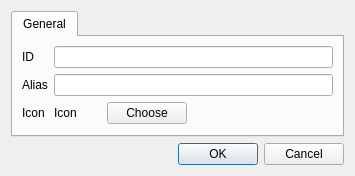
<?xml version="1.0" encoding="UTF-8"?>
<ui version="4.0">
 <class>Dialog</class>
 <widget class="QDialog" name="Dialog">
  <property name="geometry">
   <rect>
    <x>0</x>
    <y>0</y>
    <width>355</width>
    <height>164</height>
   </rect>
  </property>
  <property name="windowTitle">
   <string>Dialog</string>
  </property>
  <layout class="QVBoxLayout" name="verticalLayout">
   <item>
    <widget class="QTabWidget" name="tabWidget">
     <property name="currentIndex">
      <number>0</number>
     </property>
     <widget class="QWidget" name="tabGeneral">
      <attribute name="title">
       <string>General</string>
      </attribute>
      <layout class="QFormLayout" name="formLayout">
       <property name="fieldGrowthPolicy">
        <enum>QFormLayout::ExpandingFieldsGrow</enum>
       </property>
       <item row="0" column="0">
        <widget class="QLabel" name="idLabel">
         <property name="text">
          <string>ID</string>
         </property>
        </widget>
       </item>
       <item row="0" column="1">
        <widget class="QLineEdit" name="txtId"/>
       </item>
       <item row="1" column="0">
        <widget class="QLabel" name="aliasLabel">
         <property name="text">
          <string>Alias</string>
         </property>
        </widget>
       </item>
       <item row="1" column="1">
        <widget class="QLineEdit" name="txtAlias"/>
       </item>
       <item row="2" column="0">
        <widget class="QLabel" name="iconLabel">
         <property name="text">
          <string>Icon</string>
         </property>
        </widget>
       </item>
       <item row="2" column="1">
        <layout class="QHBoxLayout" name="horizontalLayout">
         <property name="spacing">
          <number>30</number>
         </property>
         <property name="sizeConstraint">
          <enum>QLayout::SetDefaultConstraint</enum>
         </property>
         <property name="rightMargin">
          <number>0</number>
         </property>
         <item>
          <widget class="QLabel" name="iconPreview">
           <property name="maximumSize">
            <size>
             <width>24</width>
             <height>24</height>
            </size>
           </property>
           <property name="text">
            <string>Icon</string>
           </property>
           <property name="scaledContents">
            <bool>true</bool>
           </property>
          </widget>
         </item>
         <item>
          <widget class="QPushButton" name="iconChooseButton">
           <property name="sizePolicy">
            <sizepolicy hsizetype="Minimum" vsizetype="Fixed">
             <horstretch>0</horstretch>
             <verstretch>0</verstretch>
            </sizepolicy>
           </property>
           <property name="text">
            <string>Choose</string>
           </property>
          </widget>
         </item>
        </layout>
       </item>
      </layout>
     </widget>
    </widget>
   </item>
   <item>
    <widget class="QDialogButtonBox" name="buttonBox">
     <property name="orientation">
      <enum>Qt::Horizontal</enum>
     </property>
     <property name="standardButtons">
      <set>QDialogButtonBox::Cancel|QDialogButtonBox::Ok</set>
     </property>
    </widget>
   </item>
  </layout>
 </widget>
 <resources/>
 <connections>
  <connection>
   <sender>buttonBox</sender>
   <signal>accepted()</signal>
   <receiver>Dialog</receiver>
   <slot>accept()</slot>
   <hints>
    <hint type="sourcelabel">
     <x>248</x>
     <y>254</y>
    </hint>
    <hint type="destinationlabel">
     <x>157</x>
     <y>274</y>
    </hint>
   </hints>
  </connection>
  <connection>
   <sender>buttonBox</sender>
   <signal>rejected()</signal>
   <receiver>Dialog</receiver>
   <slot>reject()</slot>
   <hints>
    <hint type="sourcelabel">
     <x>316</x>
     <y>260</y>
    </hint>
    <hint type="destinationlabel">
     <x>286</x>
     <y>274</y>
    </hint>
   </hints>
  </connection>
 </connections>
</ui>
